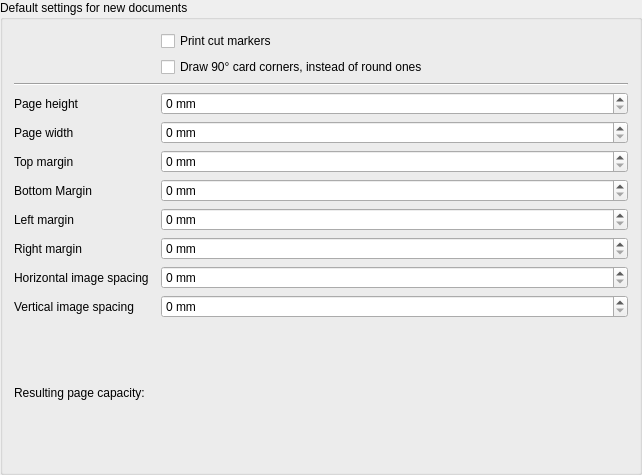
<?xml version="1.0" encoding="UTF-8"?>
<ui version="4.0">
 <class>page_configuration_group_box</class>
 <widget class="QGroupBox" name="page_configuration_group_box">
  <property name="geometry">
   <rect>
    <x>0</x>
    <y>0</y>
    <width>642</width>
    <height>475</height>
   </rect>
  </property>
  <property name="title">
   <string>Default settings for new documents</string>
  </property>
  <layout class="QGridLayout" name="gridLayout">
   <item row="10" column="1">
    <widget class="QLabel" name="page_height_label">
     <property name="text">
      <string>Page height</string>
     </property>
     <property name="buddy">
      <cstring>page_height</cstring>
     </property>
    </widget>
   </item>
   <item row="17" column="3">
    <widget class="QSpinBox" name="margin_right">
     <property name="sizePolicy">
      <sizepolicy hsizetype="Expanding" vsizetype="Fixed">
       <horstretch>0</horstretch>
       <verstretch>0</verstretch>
      </sizepolicy>
     </property>
     <property name="toolTip">
      <string>&lt;html&gt;&lt;head/&gt;&lt;body&gt;&lt;p&gt;Minimum margin between the right paper border and the page content.&lt;/p&gt;&lt;p&gt;Most printers have a minimum printing margin of 3 to 5 mm.&lt;/p&gt;&lt;/body&gt;&lt;/html&gt;</string>
     </property>
     <property name="suffix">
      <string> mm</string>
     </property>
     <property name="maximum">
      <number>10000</number>
     </property>
    </widget>
   </item>
   <item row="12" column="3">
    <widget class="QSpinBox" name="page_width">
     <property name="sizePolicy">
      <sizepolicy hsizetype="Expanding" vsizetype="Fixed">
       <horstretch>0</horstretch>
       <verstretch>0</verstretch>
      </sizepolicy>
     </property>
     <property name="toolTip">
      <string>Default paper width in millimeters</string>
     </property>
     <property name="suffix">
      <string> mm</string>
     </property>
     <property name="maximum">
      <number>10000</number>
     </property>
    </widget>
   </item>
   <item row="0" column="3">
    <widget class="QCheckBox" name="draw_cut_markers">
     <property name="toolTip">
      <string>Enable printing additional lines to aid cutting the printed sheets.</string>
     </property>
     <property name="text">
      <string>Print cut markers</string>
     </property>
    </widget>
   </item>
   <item row="10" column="3">
    <widget class="QSpinBox" name="page_height">
     <property name="sizePolicy">
      <sizepolicy hsizetype="Expanding" vsizetype="Fixed">
       <horstretch>0</horstretch>
       <verstretch>0</verstretch>
      </sizepolicy>
     </property>
     <property name="toolTip">
      <string>Default paper height in millimeters</string>
     </property>
     <property name="suffix">
      <string> mm</string>
     </property>
     <property name="maximum">
      <number>10000</number>
     </property>
    </widget>
   </item>
   <item row="13" column="1">
    <widget class="QLabel" name="margin_top_label">
     <property name="text">
      <string>Top margin</string>
     </property>
     <property name="buddy">
      <cstring>margin_top</cstring>
     </property>
    </widget>
   </item>
   <item row="14" column="3">
    <widget class="QSpinBox" name="margin_bottom">
     <property name="sizePolicy">
      <sizepolicy hsizetype="Expanding" vsizetype="Fixed">
       <horstretch>0</horstretch>
       <verstretch>0</verstretch>
      </sizepolicy>
     </property>
     <property name="toolTip">
      <string>&lt;html&gt;&lt;head/&gt;&lt;body&gt;&lt;p&gt;Minimum margin between the bottom paper border and the page content.&lt;/p&gt;&lt;p&gt;Most printers have a minimum printing margin of 3 to 5 mm.&lt;/p&gt;&lt;/body&gt;&lt;/html&gt;</string>
     </property>
     <property name="suffix">
      <string> mm</string>
     </property>
     <property name="maximum">
      <number>10000</number>
     </property>
    </widget>
   </item>
   <item row="14" column="1">
    <widget class="QLabel" name="margin_bottom_label">
     <property name="text">
      <string>Bottom Margin</string>
     </property>
     <property name="buddy">
      <cstring>margin_bottom</cstring>
     </property>
    </widget>
   </item>
   <item row="8" column="1" colspan="3">
    <widget class="Line" name="line">
     <property name="orientation">
      <enum>Qt::Horizontal</enum>
     </property>
    </widget>
   </item>
   <item row="20" column="3">
    <widget class="QLabel" name="page_capacity">
     <property name="toolTip">
      <string>Number of regular-size cards fitting on each page,
based on the page size and spacings configured</string>
     </property>
     <property name="text">
      <string/>
     </property>
    </widget>
   </item>
   <item row="17" column="1">
    <widget class="QLabel" name="margin_right_label">
     <property name="text">
      <string>Right margin</string>
     </property>
     <property name="buddy">
      <cstring>margin_right</cstring>
     </property>
    </widget>
   </item>
   <item row="19" column="1">
    <widget class="QLabel" name="image_spacing_vertical_label">
     <property name="text">
      <string>Vertical image spacing</string>
     </property>
     <property name="buddy">
      <cstring>image_spacing_vertical</cstring>
     </property>
    </widget>
   </item>
   <item row="16" column="3">
    <widget class="QSpinBox" name="margin_left">
     <property name="sizePolicy">
      <sizepolicy hsizetype="Expanding" vsizetype="Fixed">
       <horstretch>0</horstretch>
       <verstretch>0</verstretch>
      </sizepolicy>
     </property>
     <property name="toolTip">
      <string>&lt;html&gt;&lt;head/&gt;&lt;body&gt;&lt;p&gt;Minimum margin between the left paper border and the page content.&lt;/p&gt;&lt;p&gt;Most printers have a minimum printing margin of 3 to 5 mm.&lt;/p&gt;&lt;/body&gt;&lt;/html&gt;</string>
     </property>
     <property name="suffix">
      <string> mm</string>
     </property>
     <property name="maximum">
      <number>10000</number>
     </property>
    </widget>
   </item>
   <item row="18" column="1">
    <widget class="QLabel" name="image_spacing_horizontal_label">
     <property name="text">
      <string>Horizontal image spacing</string>
     </property>
     <property name="buddy">
      <cstring>image_spacing_horizontal</cstring>
     </property>
    </widget>
   </item>
   <item row="20" column="1">
    <widget class="QLabel" name="page_capacity_label">
     <property name="text">
      <string>Resulting page capacity:</string>
     </property>
    </widget>
   </item>
   <item row="13" column="3">
    <widget class="QSpinBox" name="margin_top">
     <property name="sizePolicy">
      <sizepolicy hsizetype="Expanding" vsizetype="Fixed">
       <horstretch>0</horstretch>
       <verstretch>0</verstretch>
      </sizepolicy>
     </property>
     <property name="toolTip">
      <string>&lt;html&gt;&lt;head/&gt;&lt;body&gt;&lt;p&gt;Minimum margin between the top paper border and the page content.&lt;/p&gt;&lt;p&gt;Most printers have a minimum printing margin of 3 to 5 mm.&lt;/p&gt;&lt;/body&gt;&lt;/html&gt;</string>
     </property>
     <property name="suffix">
      <string> mm</string>
     </property>
     <property name="maximum">
      <number>10000</number>
     </property>
    </widget>
   </item>
   <item row="19" column="3">
    <widget class="QSpinBox" name="image_spacing_vertical">
     <property name="sizePolicy">
      <sizepolicy hsizetype="Expanding" vsizetype="Fixed">
       <horstretch>0</horstretch>
       <verstretch>0</verstretch>
      </sizepolicy>
     </property>
     <property name="toolTip">
      <string>&lt;html&gt;&lt;head/&gt;&lt;body&gt;&lt;p&gt;Space above and below images. Images are this many millimeters apart.&lt;/p&gt;&lt;p&gt;If set to zero, you only need one cut to separate two images, otherwise you need two cuts but require less precision hitting the exact middle.&lt;/p&gt;&lt;/body&gt;&lt;/html&gt;</string>
     </property>
     <property name="suffix">
      <string> mm</string>
     </property>
     <property name="maximum">
      <number>10000</number>
     </property>
    </widget>
   </item>
   <item row="16" column="1">
    <widget class="QLabel" name="margin_left_label">
     <property name="text">
      <string>Left margin</string>
     </property>
     <property name="buddy">
      <cstring>margin_left</cstring>
     </property>
    </widget>
   </item>
   <item row="18" column="3">
    <widget class="QSpinBox" name="image_spacing_horizontal">
     <property name="sizePolicy">
      <sizepolicy hsizetype="Expanding" vsizetype="Fixed">
       <horstretch>0</horstretch>
       <verstretch>0</verstretch>
      </sizepolicy>
     </property>
     <property name="toolTip">
      <string>&lt;html&gt;&lt;head/&gt;&lt;body&gt;&lt;p&gt;Space left and right of images. Images are this many millimeters apart.&lt;/p&gt;&lt;p&gt;If set to zero, you only need one cut to separate two images, otherwise you need two cuts but require less precision hitting the exact middle.&lt;/p&gt;&lt;/body&gt;&lt;/html&gt;</string>
     </property>
     <property name="suffix">
      <string> mm</string>
     </property>
     <property name="maximum">
      <number>10000</number>
     </property>
    </widget>
   </item>
   <item row="12" column="1">
    <widget class="QLabel" name="page_width_label">
     <property name="text">
      <string>Page width</string>
     </property>
     <property name="buddy">
      <cstring>page_width</cstring>
     </property>
    </widget>
   </item>
   <item row="1" column="3">
    <widget class="QCheckBox" name="draw_sharp_corners">
     <property name="text">
      <string>Draw 90° card corners, instead of round ones</string>
     </property>
    </widget>
   </item>
  </layout>
 </widget>
 <tabstops>
  <tabstop>draw_cut_markers</tabstop>
  <tabstop>page_height</tabstop>
  <tabstop>page_width</tabstop>
  <tabstop>margin_top</tabstop>
  <tabstop>margin_bottom</tabstop>
  <tabstop>margin_left</tabstop>
  <tabstop>margin_right</tabstop>
  <tabstop>image_spacing_horizontal</tabstop>
  <tabstop>image_spacing_vertical</tabstop>
 </tabstops>
 <resources/>
 <connections>
  <connection>
   <sender>page_height</sender>
   <signal>valueChanged(int)</signal>
   <receiver>page_configuration_group_box</receiver>
   <slot>validate_paper_size_settings()</slot>
   <hints>
    <hint type="sourcelabel">
     <x>200</x>
     <y>89</y>
    </hint>
    <hint type="destinationlabel">
     <x>20</x>
     <y>20</y>
    </hint>
   </hints>
  </connection>
  <connection>
   <sender>page_height</sender>
   <signal>valueChanged(int)</signal>
   <receiver>page_configuration_group_box</receiver>
   <slot>page_layout_setting_changed()</slot>
   <hints>
    <hint type="sourcelabel">
     <x>200</x>
     <y>89</y>
    </hint>
    <hint type="destinationlabel">
     <x>20</x>
     <y>20</y>
    </hint>
   </hints>
  </connection>
  <connection>
   <sender>page_width</sender>
   <signal>valueChanged(int)</signal>
   <receiver>page_configuration_group_box</receiver>
   <slot>validate_paper_size_settings()</slot>
   <hints>
    <hint type="sourcelabel">
     <x>200</x>
     <y>126</y>
    </hint>
    <hint type="destinationlabel">
     <x>20</x>
     <y>20</y>
    </hint>
   </hints>
  </connection>
  <connection>
   <sender>page_width</sender>
   <signal>valueChanged(int)</signal>
   <receiver>page_configuration_group_box</receiver>
   <slot>page_layout_setting_changed()</slot>
   <hints>
    <hint type="sourcelabel">
     <x>200</x>
     <y>126</y>
    </hint>
    <hint type="destinationlabel">
     <x>20</x>
     <y>20</y>
    </hint>
   </hints>
  </connection>
  <connection>
   <sender>margin_top</sender>
   <signal>valueChanged(int)</signal>
   <receiver>page_configuration_group_box</receiver>
   <slot>validate_paper_size_settings()</slot>
   <hints>
    <hint type="sourcelabel">
     <x>200</x>
     <y>163</y>
    </hint>
    <hint type="destinationlabel">
     <x>20</x>
     <y>20</y>
    </hint>
   </hints>
  </connection>
  <connection>
   <sender>margin_top</sender>
   <signal>valueChanged(int)</signal>
   <receiver>page_configuration_group_box</receiver>
   <slot>page_layout_setting_changed()</slot>
   <hints>
    <hint type="sourcelabel">
     <x>200</x>
     <y>163</y>
    </hint>
    <hint type="destinationlabel">
     <x>20</x>
     <y>20</y>
    </hint>
   </hints>
  </connection>
  <connection>
   <sender>margin_bottom</sender>
   <signal>valueChanged(int)</signal>
   <receiver>page_configuration_group_box</receiver>
   <slot>validate_paper_size_settings()</slot>
   <hints>
    <hint type="sourcelabel">
     <x>200</x>
     <y>200</y>
    </hint>
    <hint type="destinationlabel">
     <x>20</x>
     <y>20</y>
    </hint>
   </hints>
  </connection>
  <connection>
   <sender>margin_bottom</sender>
   <signal>valueChanged(int)</signal>
   <receiver>page_configuration_group_box</receiver>
   <slot>page_layout_setting_changed()</slot>
   <hints>
    <hint type="sourcelabel">
     <x>200</x>
     <y>200</y>
    </hint>
    <hint type="destinationlabel">
     <x>20</x>
     <y>20</y>
    </hint>
   </hints>
  </connection>
  <connection>
   <sender>margin_left</sender>
   <signal>valueChanged(int)</signal>
   <receiver>page_configuration_group_box</receiver>
   <slot>validate_paper_size_settings()</slot>
   <hints>
    <hint type="sourcelabel">
     <x>200</x>
     <y>237</y>
    </hint>
    <hint type="destinationlabel">
     <x>20</x>
     <y>20</y>
    </hint>
   </hints>
  </connection>
  <connection>
   <sender>margin_left</sender>
   <signal>valueChanged(int)</signal>
   <receiver>page_configuration_group_box</receiver>
   <slot>page_layout_setting_changed()</slot>
   <hints>
    <hint type="sourcelabel">
     <x>200</x>
     <y>237</y>
    </hint>
    <hint type="destinationlabel">
     <x>20</x>
     <y>20</y>
    </hint>
   </hints>
  </connection>
  <connection>
   <sender>margin_right</sender>
   <signal>valueChanged(int)</signal>
   <receiver>page_configuration_group_box</receiver>
   <slot>validate_paper_size_settings()</slot>
   <hints>
    <hint type="sourcelabel">
     <x>200</x>
     <y>274</y>
    </hint>
    <hint type="destinationlabel">
     <x>20</x>
     <y>20</y>
    </hint>
   </hints>
  </connection>
  <connection>
   <sender>margin_right</sender>
   <signal>valueChanged(int)</signal>
   <receiver>page_configuration_group_box</receiver>
   <slot>page_layout_setting_changed()</slot>
   <hints>
    <hint type="sourcelabel">
     <x>200</x>
     <y>274</y>
    </hint>
    <hint type="destinationlabel">
     <x>20</x>
     <y>20</y>
    </hint>
   </hints>
  </connection>
  <connection>
   <sender>image_spacing_horizontal</sender>
   <signal>valueChanged(int)</signal>
   <receiver>page_configuration_group_box</receiver>
   <slot>validate_paper_size_settings()</slot>
   <hints>
    <hint type="sourcelabel">
     <x>200</x>
     <y>311</y>
    </hint>
    <hint type="destinationlabel">
     <x>20</x>
     <y>20</y>
    </hint>
   </hints>
  </connection>
  <connection>
   <sender>image_spacing_horizontal</sender>
   <signal>valueChanged(int)</signal>
   <receiver>page_configuration_group_box</receiver>
   <slot>page_layout_setting_changed()</slot>
   <hints>
    <hint type="sourcelabel">
     <x>200</x>
     <y>311</y>
    </hint>
    <hint type="destinationlabel">
     <x>20</x>
     <y>20</y>
    </hint>
   </hints>
  </connection>
  <connection>
   <sender>image_spacing_vertical</sender>
   <signal>valueChanged(int)</signal>
   <receiver>page_configuration_group_box</receiver>
   <slot>validate_paper_size_settings()</slot>
   <hints>
    <hint type="sourcelabel">
     <x>200</x>
     <y>348</y>
    </hint>
    <hint type="destinationlabel">
     <x>20</x>
     <y>20</y>
    </hint>
   </hints>
  </connection>
  <connection>
   <sender>image_spacing_vertical</sender>
   <signal>valueChanged(int)</signal>
   <receiver>page_configuration_group_box</receiver>
   <slot>page_layout_setting_changed()</slot>
   <hints>
    <hint type="sourcelabel">
     <x>200</x>
     <y>348</y>
    </hint>
    <hint type="destinationlabel">
     <x>20</x>
     <y>20</y>
    </hint>
   </hints>
  </connection>
 </connections>
 <slots>
  <slot>validate_paper_size_settings()</slot>
  <slot>page_layout_setting_changed()</slot>
 </slots>
</ui>
